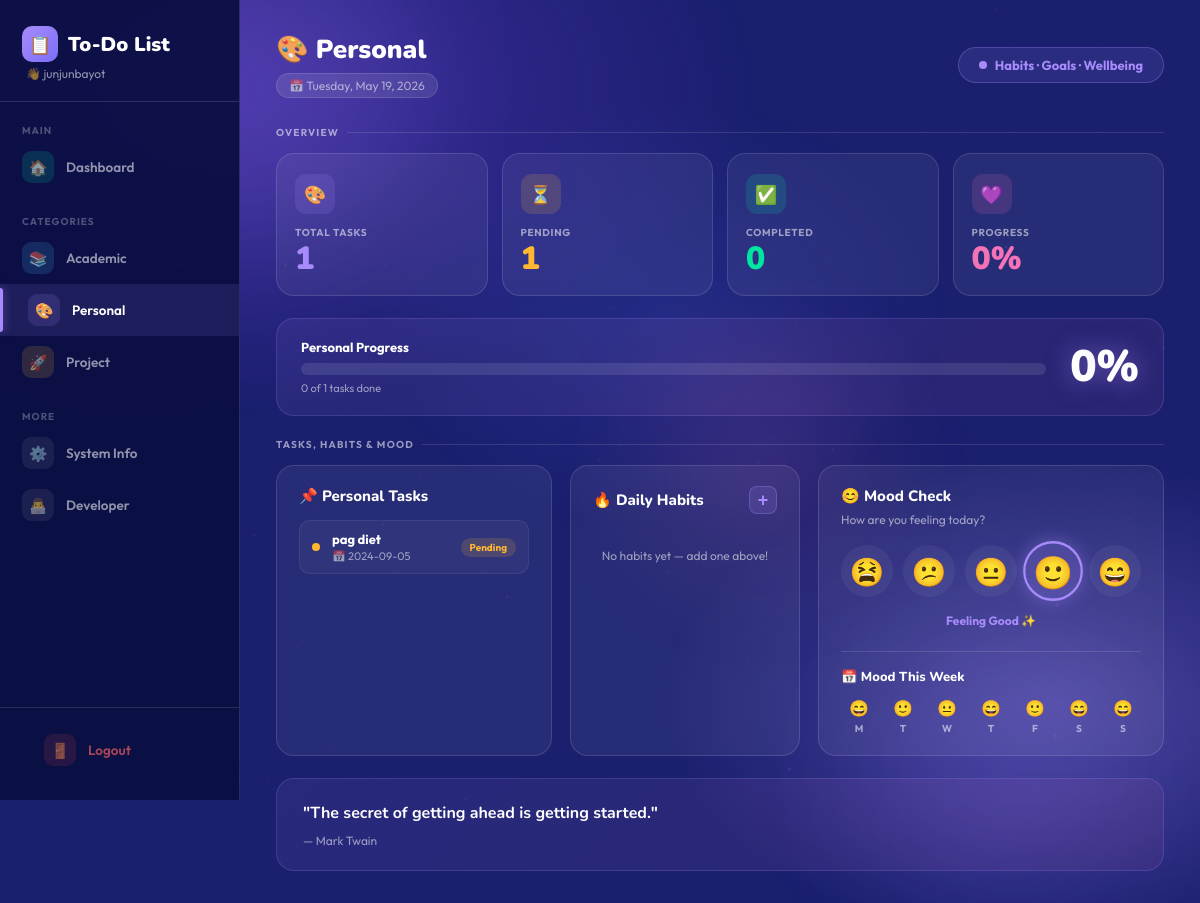
The page /Personal.php (signed in) on the database its author committed.
### tables this page shows
CREATE TABLE `task` (
  `task_id` int(11) NOT NULL,
  `task_name` varchar(255) DEFAULT NULL,
  `description` text DEFAULT NULL,
  `due_date` date DEFAULT NULL,
  `status` varchar(50) DEFAULT NULL,
  `priority` int(11) DEFAULT 1,
  `category` varchar(50) DEFAULT NULL
);

### Personal.php (the view, shortened to what this page needs)
<?php
include 'db.php';
$user = $_SESSION['user'];
$stmt = $conn->prepare("SELECT * FROM habits WHERE user = ? ORDER BY created_at ASC");
$stmt->bind_param("s", $user);
$stmt->execute();
$habits = $stmt->get_result()->fetch_all(MYSQLI_ASSOC);
$stmt = $conn->prepare("SELECT * FROM task WHERE category = 'personal' ORDER BY due_date ASC");
$stmt->execute();
$allTasks = $stmt->get_result()->fetch_all(MYSQLI_ASSOC);
$total     = count($allTasks);
$completed = count(array_filter($allTasks, fn($t) => $t['status'] === 'completed'));
$pending   = $total - $completed;
$progress  = $total > 0 ? round(($completed / $total) * 100) : 0;
?>
<!DOCTYPE html>
<html lang="en">
<head>
</head>
<body>
<div class="orb orb1"></div>
<div class="orb orb2"></div>
<div class="orb orb3"></div>
<canvas id="particleCanvas"></canvas>
<aside class="sidebar">
    <div class="sidebar-brand">
        <div class="brand-logo"><div class="brand-icon">📋</div><span class="brand-name">To-Do List</span></div>
        <div class="brand-user">👋 <?= htmlspecialchars($_SESSION['user']) ?></div>
    </div>
    <nav class="nav-section">
        <div class="nav-label">Main</div>
        <a href="index.php" class="nav-link"><span class="nav-icon icon-teal">🏠</span> Dashboard</a>
    </nav>
    <nav class="nav-section">
        <div class="nav-label">Categories</div>
        <a href="academic.php" class="nav-link"><span class="nav-icon icon-blue">📚</span> Academic</a>
        <a href="personal.php" class="nav-link active"><span class="nav-icon icon-purple">🎨</span> Personal</a>
        <a href="project.php"  class="nav-link"><span class="nav-icon icon-yellow">🚀</span> Project</a>
    </nav>
    <nav class="nav-section">
        <div class="nav-label">More</div>
        <a href="system.php"    class="nav-link"><span class="nav-icon icon-gray">⚙️</span> System Info</a>
        <a href="developer.php" class="nav-link"><span class="nav-icon icon-gray">👨‍💻</span> Developer</a>
    </nav>
    <div class="sidebar-footer">
        <a href="logout.php" class="nav-link logout"><span class="nav-icon icon-red">🚪</span> Logout</a>
    </div>
</aside>
<main class="main">
    <div class="topbar">
        <div class="topbar-left">
            <h1>🎨 Personal</h1>
            <div class="date-badge">📅 <?= date('l, F j, Y') ?></div>
        </div>
        <div class="pers-chip"><span class="pers-dot"></span> Habits · Goals · Wellbeing</div>
    </div>
    <div class="section-label">Overview</div>
    <div class="stats-grid">
        <div class="stat-card sc-purple">
            <div class="stat-icon si-purple">🎨</div>
            <div class="stat-label">Total Tasks</div>
            <div class="stat-num c-purple" data-target="<?= $total ?>"><?= $total ?></div>
        </div>
        <div class="stat-card sc-yellow">
            <div class="stat-icon si-yellow">⏳</div>
            <div class="stat-label">Pending</div>
            <div class="stat-num c-yellow" data-target="<?= $pending ?>"><?= $pending ?></div>
        </div>
        <div class="stat-card sc-green">
            <div class="stat-icon si-green">✅</div>
            <div class="stat-label">Completed</div>
            <div class="stat-num c-green" data-target="<?= $completed ?>"><?= $completed ?></div>
        </div>
        <div class="stat-card sc-pink">
            <div class="stat-icon si-pink">💜</div>
            <div class="stat-label">Progress</div>
            <div class="stat-num c-pink" id="pctNum">0%</div>
        </div>
    </div>
    <div class="progress-band">
        <div class="pb-info">
            <div class="pb-label">Personal Progress</div>
            <div class="pb-track"><div class="pb-fill" id="progBar" style="width:0%"></div></div>
            <div class="pb-sub"><?= $completed ?> of <?= $total ?> tasks done</div>
        </div>
        <div class="pb-pct"><?= $progress ?>%</div>
    </div>
    <div class="section-label">Tasks, Habits & Mood</div>
    <div class="three-col">
        <div class="panel">
            <div class="panel-title">📌 Personal Tasks</div>
            <?php if ($total > 0): ?>
                <?php foreach ($allTasks as $t):
                    $isDone = $t['status'] === 'completed'; ?>
                <div class="task-item">
                    <div class="task-dot <?= $isDone ? 'dot-done' : 'dot-pending' ?>"></div>
                    <div class="task-body">
                        <div class="task-name <?= $isDone ? 'striked' : '' ?>"><?= htmlspecialchars($t['task_name']) ?></div>
                        <?php if (!empty($t['due_date']) && $t['due_date'] !== '0000-00-00'): ?>
                        <div class="task-due">📅 <?= $t['due_date'] ?></div>
                        <?php endif; ?>
                    </div>
                    <span class="task-badge <?= $isDone ? 'badge-done' : 'badge-pending' ?>"><?= $isDone ? 'Done' : 'Pending' ?></span>
                </div>
                <?php endforeach; ?>
            <?php else: ?>
                <div class="empty-state"><span>🎨</span>No personal tasks yet</div>
            <?php endif; ?>
        </div>
        <div class="panel">
            <div class="habit-panel-header">
                <div class="panel-title" style="margin-bottom:0">🔥 Daily Habits</div>
                <button class="habit-add-btn" onclick="toggleAddForm()" title="Add habit">+</button>
            </div>
            <?php if (count($habits) > 0): ?>
                <?php foreach ($habits as $h): ?>
                <div class="habit-item">
                    <form method="POST" style="display:contents">
                        <input type="hidden" name="action" value="toggle">
                        <input type="hidden" name="id" value="<?= $h['id'] ?>">
                        <button type="submit" class="habit-check <?= $h['done_today'] ? 'done' : '' ?>" title="Mark done">
                            <?= $h['done_today'] ? '✓' : '' ?>
                        </button>
                    </form>
                    <div class="habit-name"><?= htmlspecialchars($h['name']) ?></div>
                    <div class="habit-streak"><?= $h['streak'] ?>d <?= $h['streak'] >= 5 ? '🔥' : '' ?></div>
                    <button class="habit-del" onclick="confirmDeleteHabit(<?= $h['id'] ?>, '<?= addslashes($h['name']) ?>')" title="Delete">✕</button>
                </div>
                <?php endforeach; ?>
            <?php else: ?>
                <div class="no-habits">No habits yet — add one above!</div>
            <?php endif; ?>
        </div>
        <div class="mood-panel">
            <div class="mood-title">😊 Mood Check</div>
            <div class="mood-sub">How are you feeling today?</div>
            <div class="mood-row">
                <div class="mood-btn" data-mood="Exhausted"   onclick="selectMood(this)">😫</div>
                <div class="mood-btn" data-mood="Sad"         onclick="selectMood(this)">😕</div>
                <div class="mood-btn" data-mood="Neutral"     onclick="selectMood(this)">😐</div>
                <div class="mood-btn selected" data-mood="Good" onclick="selectMood(this)">🙂</div>
                <div class="mood-btn" data-mood="Amazing"     onclick="selectMood(this)">😄</div>
            </div>
            <div class="mood-label" id="moodLabel">Feeling Good ✨</div>
            <div style="margin-top:20px;border-top:1px solid var(--border);padding-top:16px;">
                <div class="panel-title" style="font-size:13px;margin-bottom:12px;">📅 Mood This Week</div>
                <div style="display:flex;gap:8px;justify-content:space-between;">
                    <?php
                    $days  = ['M','T','W','T','F','S','S'];
                    $moods = ['😄','🙂','😐','😄','🙂','😄','😄'];
                    foreach ($days as $i => $d): ?>
                    <div style="text-align:center;flex:1;">
                        <div style="font-size:16px;margin-bottom:4px;"><?= $moods[$i] ?></div>
                        <div style="font-size:10px;color:var(--text2);font-weight:700;"><?= $d ?></div>
                    </div>
                    <?php endforeach; ?>
                </div>
            </div>
        </div>
    </div>
    <div class="quote-card">
        <div class="quote-text" id="quoteText">"The secret of getting ahead is getting started."</div>
        <div class="quote-author" id="quoteAuthor">— Mark Twain</div>
    </div>
</main>
</body>
</html>

### rows shown on the page
task: status "1", status "0", task_name "pag diet", due_date "2024-09-05", shows "Pending"

### other values the page prints
$_SESSION['user'] "junjunbayot"
$total "1"
$moods[$i] "😄"
$d "M"
$moods[$i] "🙂"
$d "T"
$moods[$i] "😐"
$d "W"
$d "F"
$d "S"
chart data {{ $progress }} 0
